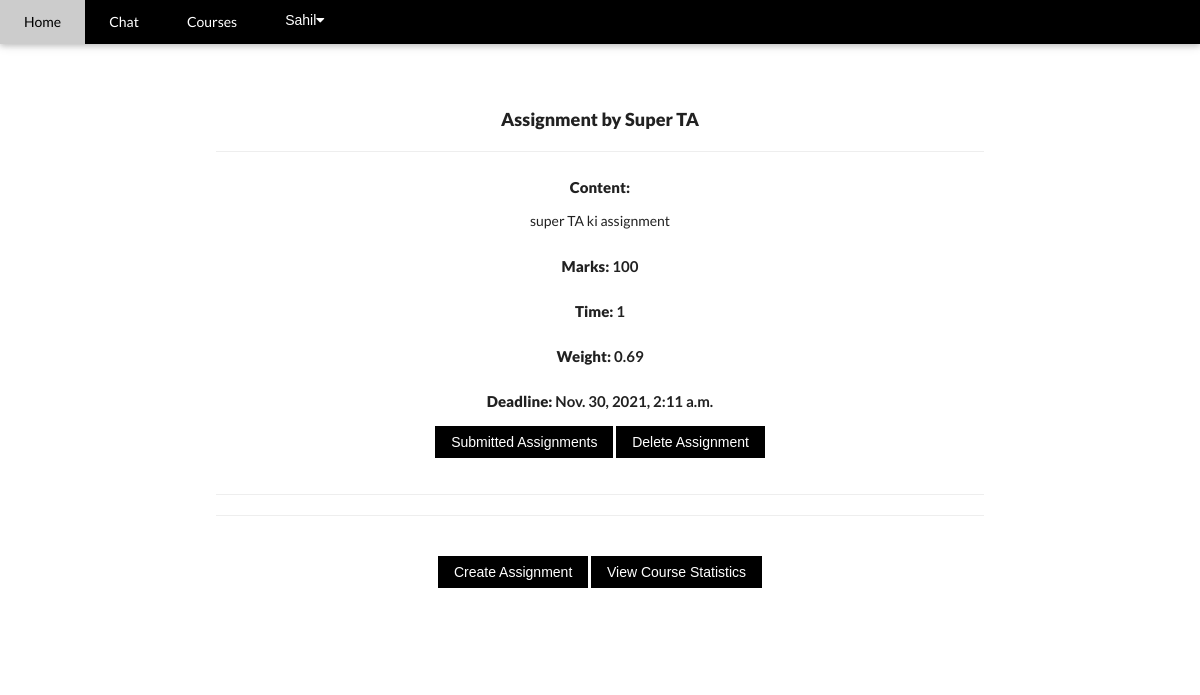
Before: /1/assignment/ (signed in) with the older database file.
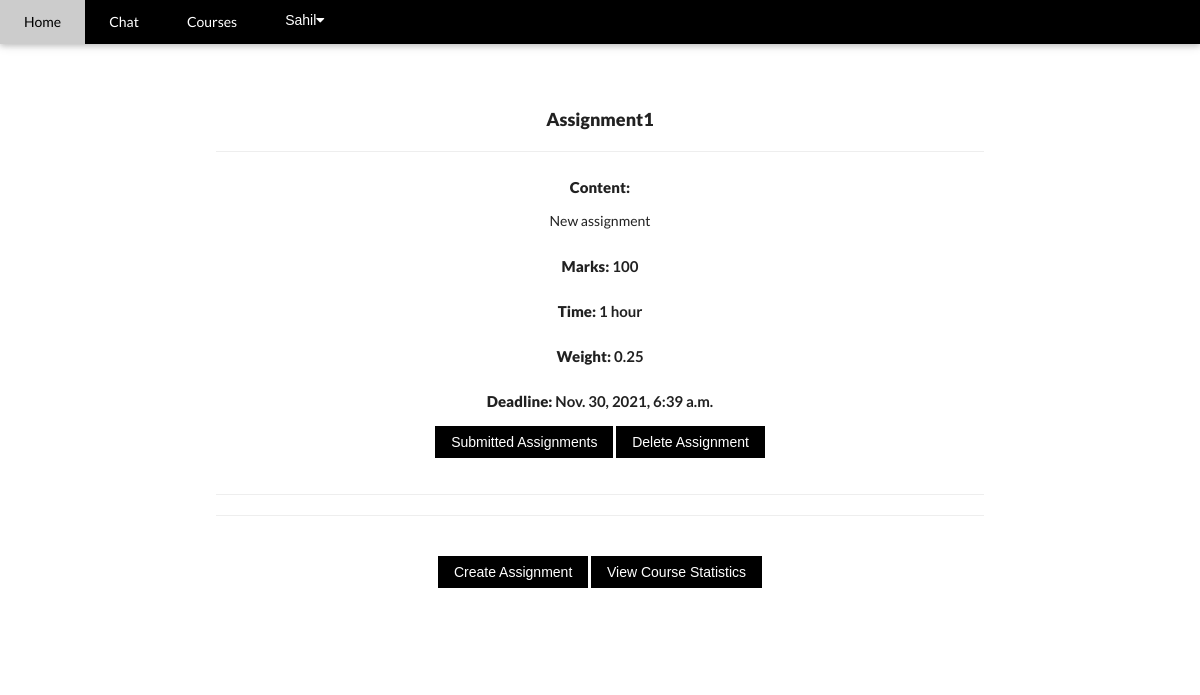
After: the same page with the newer database file.
### core/models.py (models this page shows, shortened)
class Assignment(models.Model):
    course = models.ForeignKey(Course, on_delete=models.CASCADE)
    title = models.CharField(max_length=100)
    content = models.TextField()
    marks = models.CharField(max_length=20)
    duration = models.CharField(max_length=100)
    created_at = models.DateTimeField(default=timezone.now())
    weight = models.DecimalField(
                         max_digits = 3,
                         decimal_places = 2)
    due_date = models.DateTimeField(default = timezone.now())

### core/views.py (the view)
# urls.py: path('<int:id>/assignment/', view_assignmentlist, name='assignment-list'),
def view_assignmentlist(request, id):
        course = get_object_or_404(Course, id=id)
        id=id
        assignment_list = Assignment.objects.filter(course = course).order_by('due_date')
        is_ta = 0
        is_super_ta = 0
        students = Student.objects.filter(course = course, user=request.user)
        for item in students:
            is_ta = item.is_ta
            is_super_ta = item.is_super_ta
        if(request.user.role == 'student' and is_ta==0):
            submitted = []
            not_submitted = []
            for assignment in assignment_list:
                    if request.user.assignmentsubmission_set.filter(assignment = assignment):
                        submitted.append(assignment)
                    else:
                        not_submitted.append(assignment)
            return render(request, "core/instructor/assignments.html", {'not_submitted': not_submitted , 'id': id, 'submitted': submitted, 'is_ta': is_ta, 'is_super_ta': is_super_ta})
        elif(request.user.role == 'instructor' or is_ta==1):
            return render(request, "core/instructor/assignments.html", {'assignment': assignment_list , 'id': id, 'is_ta': is_ta, 'is_super_ta': is_super_ta})

### templates/core/instructor/assignments.html (shortened to what this page needs)
{% extends 'base.html' %}
{% load static %}
{% block content %}
 <div class="w3-container w3-content w3-center w3-padding-64" style="max-width:800px" id="band">
            {% if request.user.is_authenticated and request.user.role == 'instructor' %}
                {% for foo in assignment %}
                    <h3><strong> {{ foo.title }}  </strong></h3>
                    <hr/>
                    <p> <h4><strong>Content:</strong></h4> {{ foo.content }} </p>
                    <p> <h4><strong>Marks:</strong>  {{ foo.marks }} </h4> </p>
                    <p> <h4><strong>Time:</strong> {{ foo.duration }} </h4></p>
                    <p> <h4><strong>Weight:</strong>  {{ foo.weight }} </h4> </p>
                    <p> <h4><strong>Deadline:</strong>  {{ foo.due_date }} </h4> </p>
            <a href="{{foo.id}}/submitted-assignment"><button class="w3-button w3-black w3-margin-bottom" onclick="document.getElementById('ticketModal').style.display='block'">Submitted Assignments</button></a>
            <a href="{% url 'core:delete-assignment' foo.id %}"><button class="w3-button w3-black w3-margin-bottom" onclick="document.getElementById('ticketModal').style.display='block'">Delete Assignment</button></a>
                    <hr/>
                    <hr/>
                    <br/>
                {% endfor %}
            <a href="{% url 'core:assignment-create' id %}"><button class="w3-button w3-black w3-margin-bottom" onclick="document.getElementById('ticketModal').style.display='block'">Create Assignment</button></a>
            <a href="assignment-course-chart"><button class="w3-button w3-black w3-margin-bottom" onclick="document.getElementById('ticketModal').style.display='block'">View Course Statistics</button></a>
            {% endif %}
            <br/>
    </div>
{% endblock %}

Changed rows visible on the page:
changed Assignment: title "Assignment by Super TA" → "Assignment1"; content "super TA ki assignment" → "New assignment"; duration "1" → "1 hour"; weight "0.69" → "0.25"; due_date "Nov. 30, 2021, 2:11 a.m." → "Nov. 30, 2021, 6:39 a.m."
